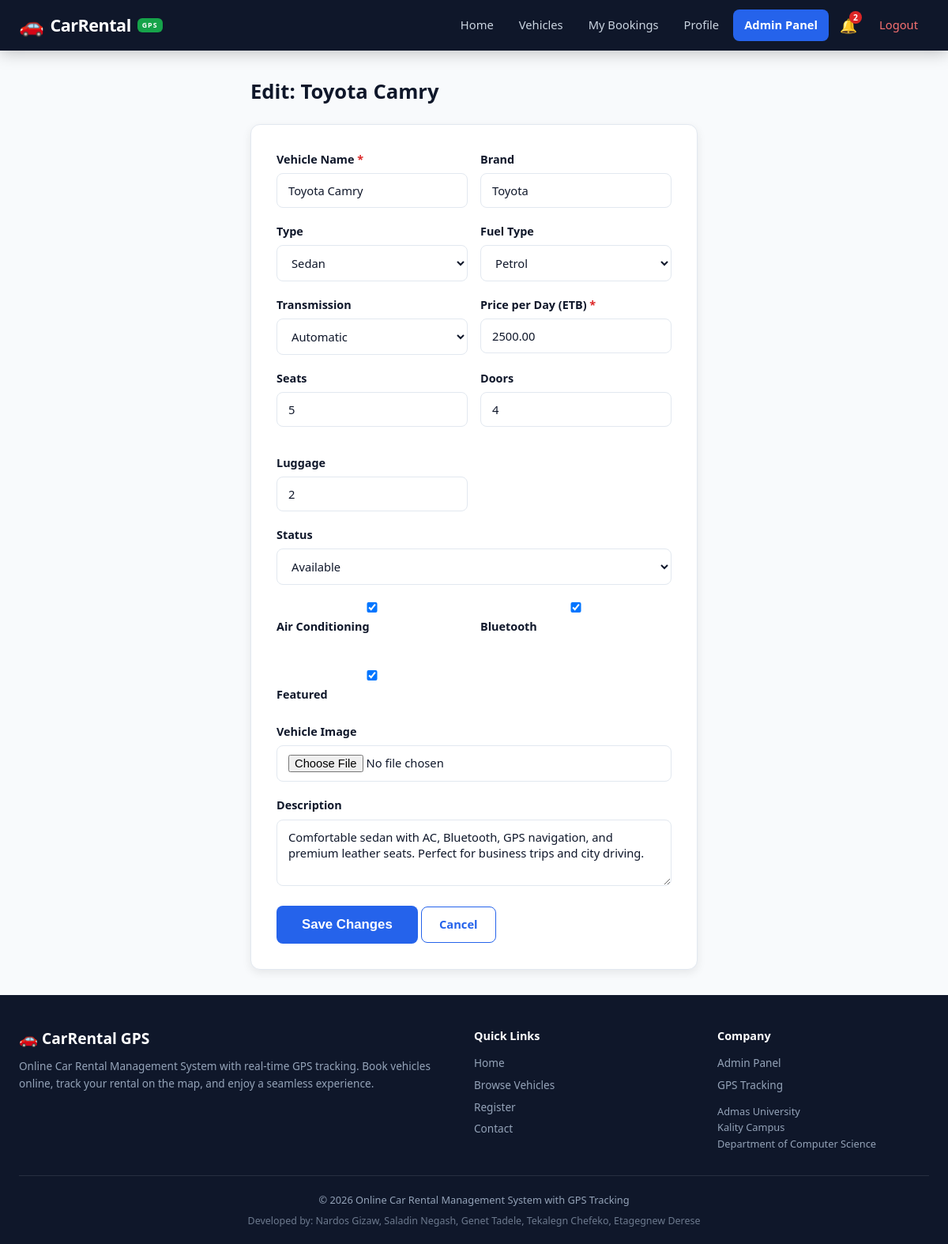
Screenshot of /admin/edit_car.php?id=1 (signed in) with the database file from the repository.
### tables this page shows
CREATE TABLE IF NOT EXISTS cars (
    id             INT AUTO_INCREMENT PRIMARY KEY,
    name           VARCHAR(100)  NOT NULL,
    brand          VARCHAR(50)   DEFAULT NULL,
    type           ENUM('Sedan','SUV','Hatchback','Pickup','Van','Luxury','Electric') DEFAULT 'Sedan',
    fuel_type      ENUM('Petrol','Diesel','Hybrid','Electric') DEFAULT 'Petrol',
    transmission   ENUM('Manual','Automatic') DEFAULT 'Automatic',
    seats          INT            DEFAULT 5,
    doors          INT            DEFAULT 4,
    luggage        INT            DEFAULT 2,
    air_conditioning TINYINT(1)   DEFAULT 1,
    bluetooth      TINYINT(1)     DEFAULT 1,
    price_per_day  DECIMAL(10,2)  NOT NULL,
    image          VARCHAR(255)   DEFAULT NULL,
    description    TEXT           DEFAULT NULL,
    status         ENUM('available','rented','under_repair','unavailable') DEFAULT 'available',
    featured       TINYINT(1)     DEFAULT 0,
    created_at     TIMESTAMP      DEFAULT CURRENT_TIMESTAMP,
    updated_at     TIMESTAMP      DEFAULT CURRENT_TIMESTAMP ON UPDATE CURRENT_TIMESTAMP
);

### config/database.php (called while the page is built, shortened)
<?php
function db() {
    static $pdo = null;
    if ($pdo === null) {
        try {
            $dsn = 'mysql:host=' . DB_HOST . ';port=' . DB_PORT . ';dbname=' . DB_NAME . ';charset=utf8mb4';
            $pdo = new PDO($dsn, DB_USER, DB_PASS, [
                PDO::ATTR_ERRMODE            => PDO::ERRMODE_EXCEPTION,
                PDO::ATTR_DEFAULT_FETCH_MODE => PDO::FETCH_ASSOC,
                PDO::ATTR_EMULATE_PREPARES   => false,
            ]);
        } catch (PDOException $e) {
            die('Database connection failed: ' . $e->getMessage());
        }
    }
    return $pdo;
}

### includes/functions.php (called while the page is built, shortened)
<?php
function e(string $str): string {
    return htmlspecialchars($str, ENT_QUOTES, 'UTF-8');
}
function getCar(int $id): ?array {
    $stmt = db()->prepare('SELECT * FROM cars WHERE id = ?');
    $stmt->execute([$id]);
    return $stmt->fetch() ?: null;
}

### admin/edit_car.php (the view, shortened to what this page needs)
<?php
require_once __DIR__ . '/../includes/functions.php';
$carId = (int)($_GET['id'] ?? 0);
$car   = getCar($carId);
include __DIR__ . '/../includes/header.php';
?>
<h2 class="page-title">Edit: <?= e($car['name']) ?></h2>
<div class="form-card" style="max-width:700px;">
    <form method="POST" action="" enctype="multipart/form-data">
        <div class="form-row">
            <div class="form-group">
                <label>Vehicle Name <span class="req">*</span></label>
                <input type="text" name="name" required value="<?= e($car['name']) ?>">
            </div>
            <div class="form-group">
                <label>Brand</label>
                <input type="text" name="brand" value="<?= e($car['brand']) ?>">
            </div>
        </div>
        <div class="form-row">
            <div class="form-group">
                <label>Type</label>
                <select name="type">
                    <?php foreach (['Sedan','SUV','Hatchback','Pickup','Van','Luxury','Electric'] as $t): ?>
                        <option value="<?= $t ?>" <?= $car['type']===$t?'selected':'' ?>><?= $t ?></option>
                    <?php endforeach; ?>
                </select>
            </div>
            <div class="form-group">
                <label>Fuel Type</label>
                <select name="fuel_type">
                    <?php foreach (['Petrol','Diesel','Hybrid','Electric'] as $f): ?>
                        <option value="<?= $f ?>" <?= $car['fuel_type']===$f?'selected':'' ?>><?= $f ?></option>
                    <?php endforeach; ?>
                </select>
            </div>
        </div>
        <div class="form-row">
            <div class="form-group">
                <label>Transmission</label>
                <select name="transmission">
                    <option value="Automatic" <?= $car['transmission']==='Automatic'?'selected':'' ?>>Automatic</option>
                </select>
            </div>
            <div class="form-group">
                <label>Price per Day (ETB) <span class="req">*</span></label>
                <input type="number" name="price_per_day" required min="1" step="0.01" value="<?= $car['price_per_day'] ?>">
            </div>
        </div>
        <div class="form-row">
            <div class="form-group">
                <label>Seats</label>
                <input type="number" name="seats" value="<?= $car['seats'] ?>" min="1" max="15">
            </div>
            <div class="form-group">
                <label>Doors</label>
                <input type="number" name="doors" value="<?= $car['doors'] ?>" min="2" max="6">
            </div>
            <div class="form-group">
                <label>Luggage</label>
                <input type="number" name="luggage" value="<?= $car['luggage'] ?>" min="0" max="10">
            </div>
        </div>
        <div class="form-group">
            <label>Status</label>
            <select name="status">
                <?php foreach (['available','rented','maintenance'] as $s): ?>
                    <option value="<?= $s ?>" <?= $car['status']===$s?'selected':'' ?>><?= ucfirst($s) ?></option>
                <?php endforeach; ?>
            </select>
        </div>
        <div class="form-row">
            <div class="form-group">
                <label><input type="checkbox" name="air_conditioning" <?= $car['air_conditioning']?'checked':'' ?>> Air Conditioning</label>
            </div>
            <div class="form-group">
                <label><input type="checkbox" name="bluetooth" <?= $car['bluetooth']?'checked':'' ?>> Bluetooth</label>
            </div>
            <div class="form-group">
                <label><input type="checkbox" name="featured" <?= $car['featured']?'checked':'' ?>> Featured</label>
            </div>
        </div>
        <div class="form-group">
            <label>Vehicle Image</label>
            <input type="file" name="image" accept="image/*">
        </div>
        <div class="form-group">
            <label>Description</label>
            <textarea name="description" rows="3"><?= e($car['description']) ?></textarea>
        </div>
        <button type="submit" class="btn btn-primary btn-lg">Save Changes</button>
        <a href="<?= APP_URL ?>/admin/cars.php" class="btn btn-outline">Cancel</a>
    </form>
</div>
<?php include __DIR__ . '/../includes/footer.php'; ?>

### assets/css/style.css (style rules this page uses)
:root { --primary: #2563eb; --primary-lt: #3b82f6; --primary-dk: #1e40af; --accent: #f59e0b; --accent-dk: #d97706; --danger: #dc2626; --danger-lt: #fee2e2; --success: #16a34a; --success-lt: #dcfce7; --warning: #eab308; --warning-lt: #fef9c3; --dark: #0f172a; --dark2: #1e293b; --gray: #64748b; --gray-lt: #94a3b8; --light: #f1f5f9; --lighter: #f8fafc; --white: #ffffff; --radius: 12px; --radius-sm: 8px; --radius-lg: 20px; --shadow-sm: 0 1px 3px rgba(0,0,0,.08); --shadow: 0 4px 12px rgba(0,0,0,.08); --shadow-lg: 0 8px 24px rgba(0,0,0,.12); --shadow-xl: 0 16px 48px rgba(0,0,0,.16); --gradient: linear-gradient(135deg, #2563eb 0%, #1e40af 100%); --gradient-accent: linear-gradient(135deg, #f59e0b 0%, #d97706 100%); --transition: all .25s cubic-bezier(.4,0,.2,1); }
* { margin: 0; padding: 0; box-sizing: border-box; }
html { scroll-behavior: smooth; }
body { font-family: 'Segoe UI', -apple-system, BlinkMacSystemFont, Tahoma, sans-serif; background: var(--lighter); color: var(--dark); line-height: 1.6; min-height: 100vh; display: flex; flex-direction: column; }
a { text-decoration: none; color: var(--primary); transition: var(--transition); }
.page-title { font-size: 1.6rem; font-weight: 700; margin-bottom: 20px; color: var(--dark); }
.btn { display: inline-flex; align-items: center; justify-content: center; gap: 6px; padding: 10px 22px; border: none; border-radius: var(--radius-sm); font-size: .92rem; font-weight: 600; cursor: pointer; transition: var(--transition); text-decoration: none; white-space: nowrap; }
.btn-primary { background: var(--primary); color: var(--white); }
.btn-outline { background: transparent; color: var(--primary); border: 1.5px solid var(--primary); }
.btn-lg { padding: 14px 32px; font-size: 1.05rem; }
.form-card { background: var(--white); border-radius: var(--radius); padding: 32px; box-shadow: var(--shadow); margin: 0 auto; border: 1px solid #e2e8f0; }
.form-group { margin-bottom: 18px; }
.form-group label { display: block; font-weight: 600; font-size: .9rem; margin-bottom: 6px; color: var(--dark); }
.form-group label .req { color: var(--danger); }
.form-group input, .form-group select, .form-group textarea { width: 100%; padding: 11px 14px; border: 1.5px solid #e2e8f0; border-radius: var(--radius-sm); font-size: .92rem; font-family: inherit; transition: var(--transition); background: var(--white); color: var(--dark); }
.form-row { display: grid; grid-template-columns: 1fr 1fr; gap: 16px; }
textarea { resize: vertical; min-height: 80px; }

### rows the page displays
cars: name "Toyota Camry", brand "Toyota", type "Sedan", fuel_type "Petrol", transmission "Automatic", price_per_day "2500.00", seats "5", doors "4", luggage "2", status "Available", air_conditioning "☑", bluetooth "☑", featured "☑", description "Comfortable sedan with AC, Bluetooth, GPS navigation, and premium leather seats. Perfect for business trips and city driving."

### other values shown
$unread "2"
